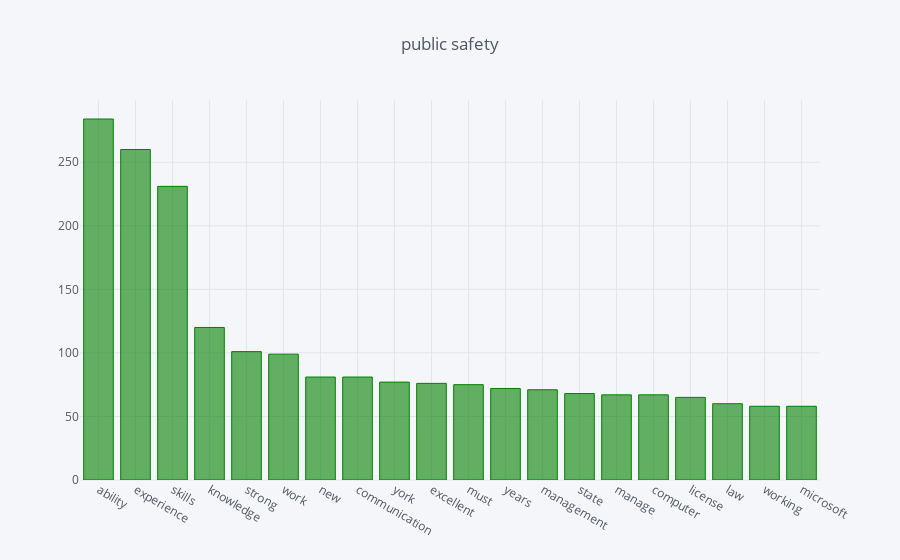

Notebook cell for this chart:
### Code cell
preferred_skills(popular_categories.index[2]).iplot(title='public safety', kind='bar', color='green')

### Figure 1 — Plotly figure (JSON) as saved in the notebook; plotly's stock layout.template omitted (floating-point values rounded to 4 significant figures)
{"data": [{"marker": {"color": "rgba(0, 128, 0, 0.6)", "line": {"color": "rgba(0, 128, 0, 1.0)", "width": 1}}, "name": "None", "orientation": "v", "text": "", "type": "bar", "uid": "51b0dd05-51c4-4499-a8d7-132e04fa08cc", "x": ["ability", "experience", "skills", "knowledge", "strong", "work", "new", "communication", "york", "excellent", "must", "years", "management", "state", "manage", "computer", "license", "law", "working", "microsoft"], "y": [284, 260, 231, 120, 101, 99, 81, 81, 77, 76, 75, 72, 71, 68, 67, 67, 65, 60, 58, 58]}], "layout": {"legend": {"bgcolor": "#F5F6F9", "font": {"color": "#4D5663"}}, "paper_bgcolor": "#F5F6F9", "plot_bgcolor": "#F5F6F9", "title": {"font": {"color": "#4D5663"}, "text": "public safety"}, "xaxis": {"gridcolor": "#E1E5ED", "showgrid": true, "tickfont": {"color": "#4D5663"}, "title": {"font": {"color": "#4D5663"}, "text": ""}, "zerolinecolor": "#E1E5ED"}, "yaxis": {"gridcolor": "#E1E5ED", "showgrid": true, "tickfont": {"color": "#4D5663"}, "title": {"font": {"color": "#4D5663"}, "text": ""}, "zerolinecolor": "#E1E5ED"}}}
